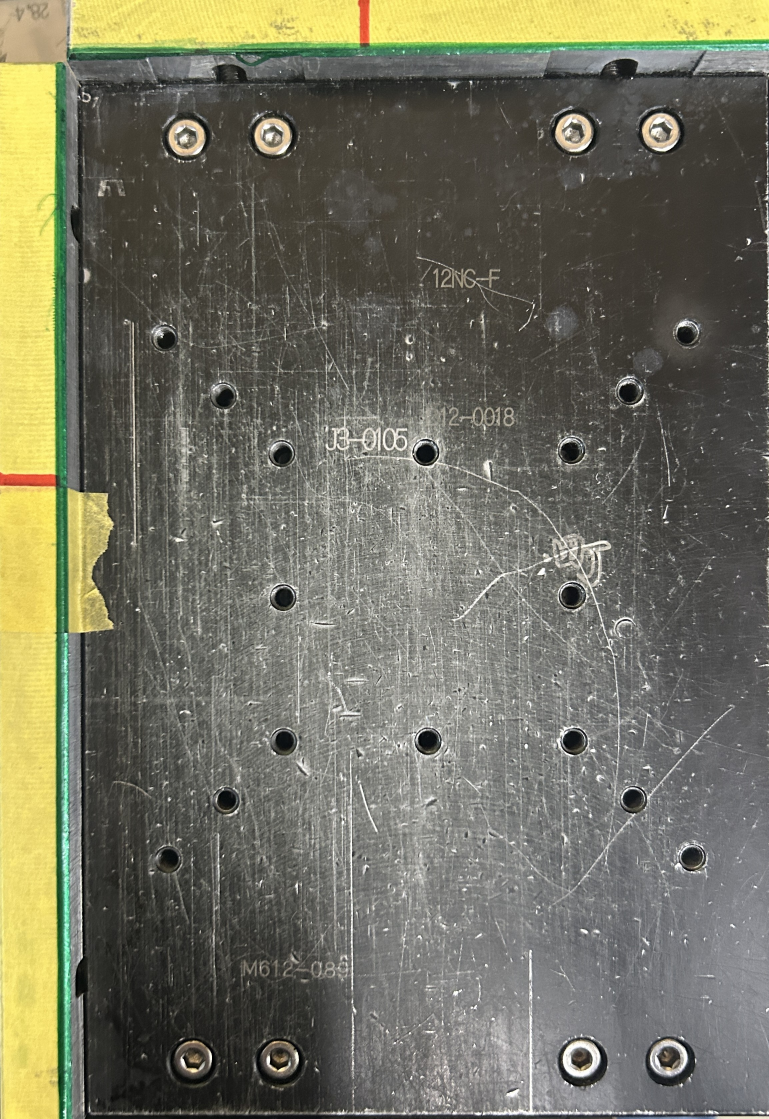
#> input picture Testbed7.jpg, 2307 x 3357 px, found by its file name (shown at 1/3 size)
$ python redlineTest.py
#> lines starting #> are read from the running program, lines starting #| are printed output that depends on the picture; after the words box and inside, x2 and y2 are one past the last pixel; in counts of white or black regions, pixels touching at a corner belong together
import cv2
import numpy as np
from PIL import Image
import os

A=50#どこまでの近さの線を消すか

# 画像を読み込む
#Import_photo = "C:\\Users\\PC-USER\\Coordinate_Search\\Coordinate-Search\\testbed2.jpg"
Import_photo = "testbed7.jpg"

image = cv2.imread(Import_photo)
#> image is the input picture: shape (3357, 2307, 3); mean B, G, R 96.7, 113.9, 114.9
height = image.shape[0]
width = image.shape[1]
height_coefficient = height/700
width_coefficient = width/500
output_image = cv2.resize(image,(int(width/width_coefficient),int(height/height_coefficient)))
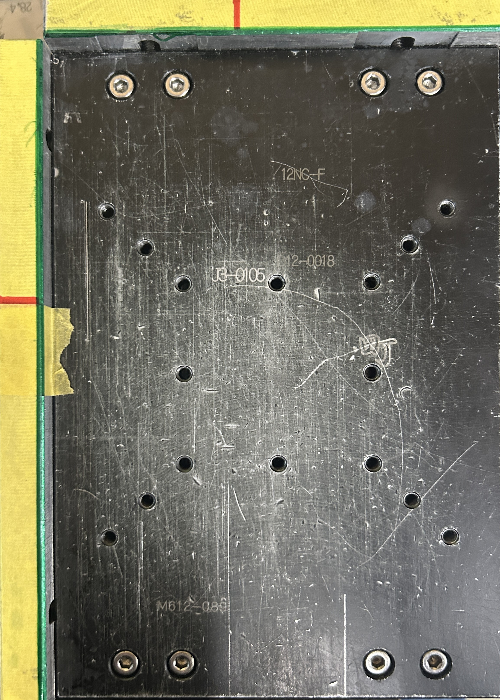
#> output_image: shape (700, 500, 3); mean B, G, R 96.6, 113.8, 114.8
#image2 = cv2.resize(image,(int(width),int(height)))
image2 = image

# 画像をHSV色空間に変換
hsv = cv2.cvtColor(image2, cv2.COLOR_BGR2HSV)
#> hsv: shape (3357, 2307, 3); mean H, S, V 39.2, 36.3, 117.3
resize_hsv = cv2.resize(hsv,(int(width/width_coefficient),int(height/height_coefficient)))
#> resize_hsv: shape (700, 500, 3); mean H, S, V 39.1, 36.2, 117.2

# 赤色の範囲を定義（下限と上限）
# 赤色は2つの範囲（低周波と高周波）を考慮する必要がある
lower_red1 = np.array([0, 100, 100])
upper_red1 = np.array([10, 255, 255])
lower_red2 = np.array([160, 100, 100])
upper_red2 = np.array([179, 255, 255])

# 赤色のマスクを作成
mask1 = cv2.inRange(hsv, lower_red1, upper_red1)
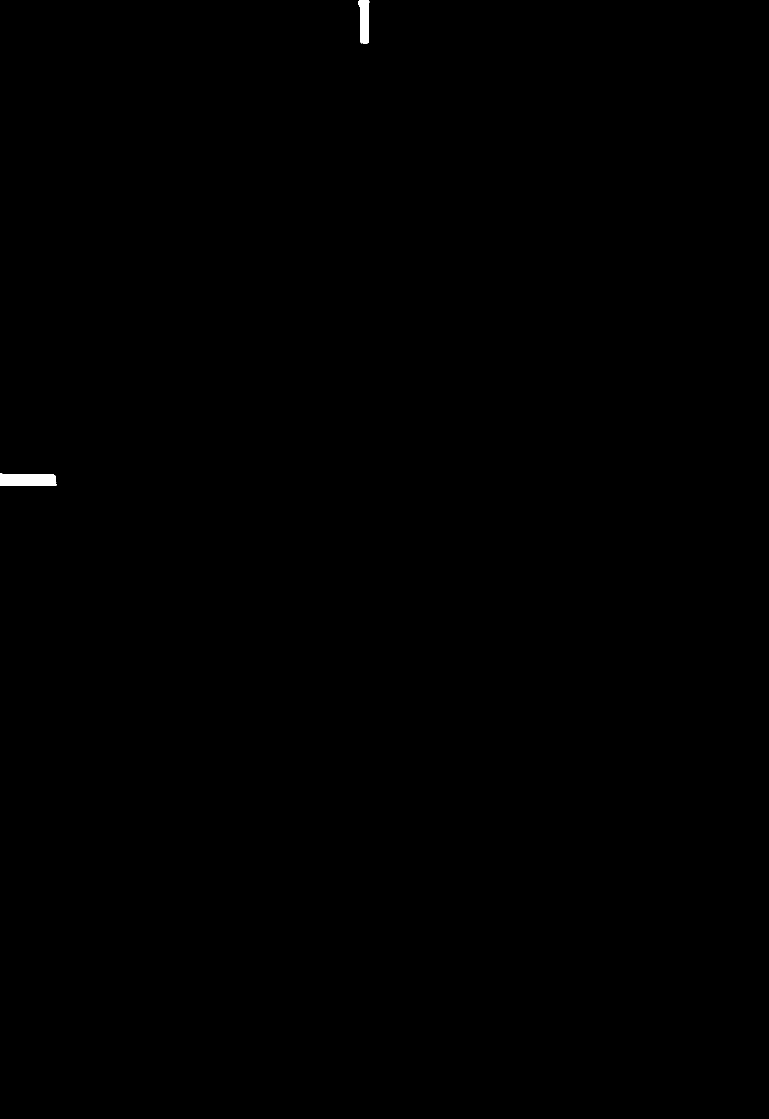
#> mask1: shape (3357, 2307) (shown at 1/3 size); 0.12% white; 2 white regions, box (x1, y1, x2, y2) and area: (0, 1419, 169, 1458) 5663, (1076, 0, 1108, 130) 3399
mask2 = cv2.inRange(hsv, lower_red2, upper_red2)
#> mask2: shape (3357, 2307); every value is 0
mask = cv2.bitwise_or(mask1, mask2)

# エッジ検出 (Canny)
edges = cv2.Canny(mask, 150, 500)
#> edges: shape (3357, 2307); 0.01% white in thin lines or dots, all inside (x1, y1, x2, y2) = (0, 0, 1108, 1458)

# 線を検出 (Hough Line Transform)
lines = cv2.HoughLinesP(edges, 1, np.pi / 90,threshold=50, minLineLength=50, maxLineGap=100)
#> lines = [[10, 1423, 160, 1423], [92, 1457, 167, 1457], [1105, 127, 1105, 42], [1080, 123, 1080, 22], [15, 1456, 168, 1456]]
print(lines)
#| [[[  10 1423  160 1423]]
#|  [[  92 1457  167 1457]]
#|  [[1105  127 1105   42]]
#|  [[1080  123 1080   22]]
#|  [[  15 1456  168 1456]]]
x = 0#一つ前のx座標
y = 0#一つ前のy座標
B = 1#何個目の座標か
n = 1#何個目の線か

filtered_lines =[]
if lines is not None:
    for line in lines:
        x1, y1, x2, y2 = line[0]  # 始点と終点の座標

        if not(x - A < x1 < x + A or y -A < y1 < y - A):
            #交点の座標の特定
            if n == 1:
                origin_x = int(x1/width_coefficient)
            elif n ==2:
                origin_y = int(y1/height_coefficient)
            else:
                pass
            n = n + 1
            x = x1
#> this loop made 5 passes
#> (x1, y1, x2, y2, origin_x, x) on pass 2: (92, 1457, 167, 1457, 19, 92)
#> after the loop, n = 4; origin_x = 19; origin_y = 26; x = 15
x = 0
# 検出された線の描画と座標の出力
if lines is not None:
    for line in lines:
        x1, y1, x2, y2 = line[0]  # 始点と終点の座標

        if not(x - A < x1 < x + A or y -A < y1 < y - A):

            filtered_lines.append(line)

            output_x1 = int(x1/width_coefficient)
            output_y1 = int(y1/height_coefficient)
            output_x2 = int(x2/width_coefficient)
            output_y2 = int(y2/height_coefficient)
            print(f"Line detected: Start ({output_x1}, {output_y1}), End ({output_x2}, {output_y2})")
            # 線を描画
            cv2.line(output_image, (output_x1,output_y1), (output_x2,output_y2), (0, 255, 0), 2)
            #cv2.line(hsv, (x1, y1), (x2, y2), (0, 255, 0), 2)
            cv2.line(output_image,(origin_x,origin_y),(output_x1,output_y1),(0,0,255),2)
            x = x1
        else:
            pass
#> this loop made 5 passes
#> (x1, y1, x2, y2, output_x1, output_y1, output_x2, output_y2) on passes 2, 3, 5: (92, 1457, 167, 1457, 19, 303, 36, 303), (1105, 127, 1105, 42, 239, 26, 239, 8), (15, 1456, 168, 1456, 3, 303, 36, 303)
#> (printed output is left out)
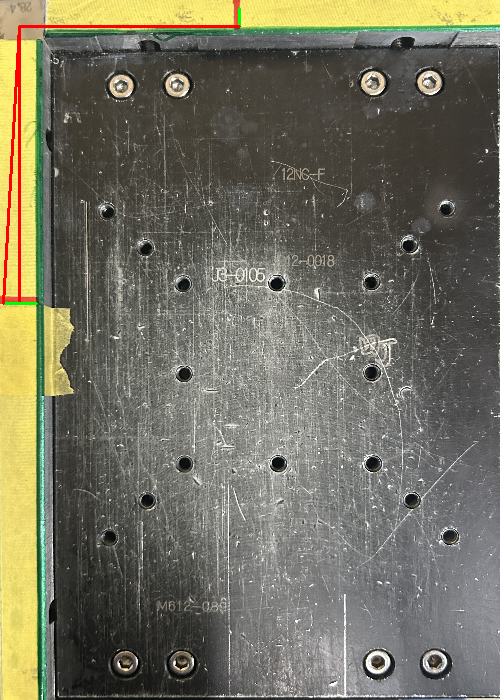
#> output_image: shape (700, 500, 3); 0.68% of pixels changed, all inside (x1, y1, x2, y2) = (2, 7, 241, 305)
#> after the loop, filtered_lines = [[[92, 1457, 167, 1457]], [[1105, 127, 1105, 42]], [[15, 1456, 168, 1456]]]; output_x1 = 3; output_x2 = 36; output_y1 = 303; output_y2 = 303; x = 15


# 結果を表示
cv2.imshow("Detected Lines", output_image)
cv2.imshow("resize hsv", resize_hsv)
#cv2.imshow("Detected Lines", edges)
cv2.waitKey(0)
cv2.destroyAllWindows()

$ run again, with testbed2.jpg copied over Testbed7.jpg
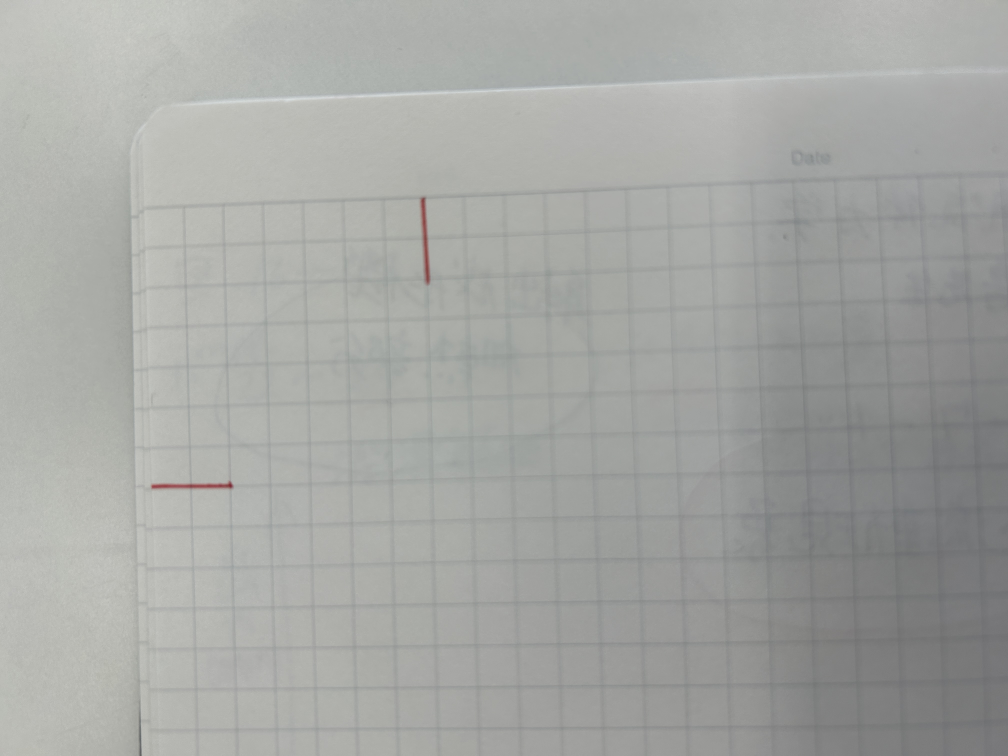
#> input picture testbed2.jpg, 4032 x 3024 px, found by its file name (shown at 1/4 size)
#> image is the input picture: shape (3024, 4032, 3); mean B, G, R 163.4, 166.4, 165
#> `output_image = cv2.resize(image,(int(width/width_coefficient),int(heig..`:
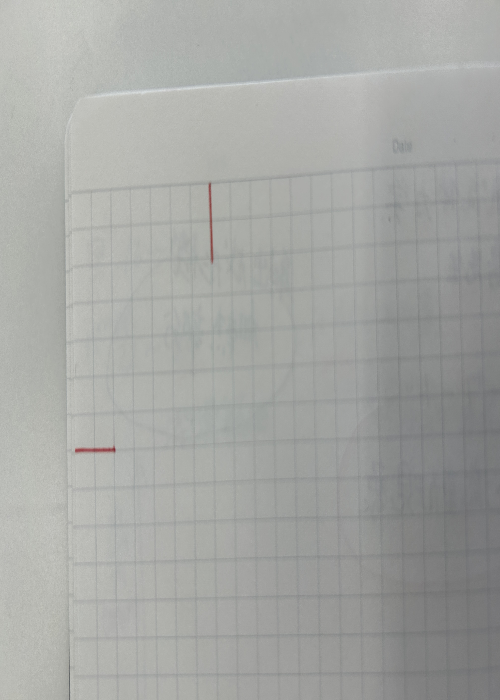
#> output_image: shape (700, 500, 3); mean B, G, R 163.3, 166.3, 164.9
#> hsv: shape (3024, 4032, 3); mean H, S, V 46.7, 5.3, 166.6
#> resize_hsv: shape (700, 500, 3); mean H, S, V 46.7, 5.3, 166.5
#> mask1: shape (3024, 4032); 0.03% white; 52 white regions (47 under 20 px), largest, box (x1, y1, x2, y2) and area: (1686, 794, 1715, 1127) 2710, (904, 1935, 920, 1949) 123, (629, 1939, 664, 1944) 74, (815, 1939, 834, 1944) 54, (608, 1940, 624, 1950) 41
#> mask2: shape (3024, 4032); 0.02% white; 11 white regions (9 under 20 px), largest, box (x1, y1, x2, y2) and area: (609, 1938, 908, 1952) 2483, (913, 1931, 928, 1950) 158
#> mask: shape (3024, 4032); 0.05% white; 2 white regions, box (x1, y1, x2, y2) and area: (608, 1931, 928, 1952) 3050, (1686, 794, 1715, 1127) 2732
#> edges: shape (3024, 4032); 0.01% white in thin lines or dots, all inside (x1, y1, x2, y2) = (607, 794, 1715, 1952)
#> lines = [[607, 1948, 926, 1948], [620, 1939, 926, 1939], [1693, 794, 1714, 1102], [1686, 803, 1708, 1122], [1699, 1011, 1706, 1117], [608, 1949, 672, 1949], [830, 1938, 926, 1938], [612, 1940, 748, 1940]]
#| [[[ 607 1948  926 1948]]
#|  [[ 620 1939  926 1939]]
#|  [[1693  794 1714 1102]]
#|  [[1686  803 1708 1122]]
#|  [[1699 1011 1706 1117]]
#|  [[ 608 1949  672 1949]]
#> (further printed lines are left out)
#> the loop `for line in lines:` made 8 passes
#> (x1, y1, x2, y2, origin_x, x) on pass 1: (607, 1948, 926, 1948, 75, 607)
#> after the loop `for line in lines:`: n = 6; origin_x = 75; origin_y = 183; x = 612
#> the loop `for line in lines:` made 8 passes
#> (x1, y1, x2, y2, output_x1, output_y1, output_x2, output_y2) on passes 1, 3, 6, 7, 8: (607, 1948, 926, 1948, 75, 450, 114, 450), (1693, 794, 1714, 1102, 209, 183, 212, 255), (608, 1949, 672, 1949, 75, 451, 83, 451), (830, 1938, 926, 1938, 102, 448, 114, 448), (612, 1940, 748, 1940, 75, 449, 92, 449)
#> (printed output is left out)
#> after the loop `for line in lines:`:
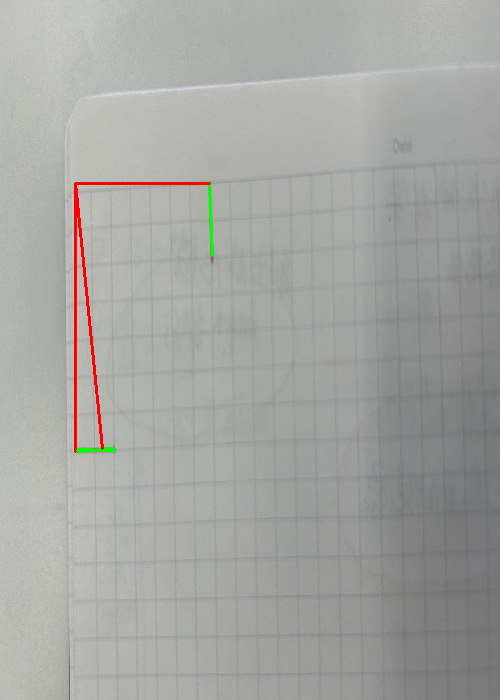
#> output_image: shape (700, 500, 3); 0.67% of pixels changed, all inside (x1, y1, x2, y2) = (74, 182, 214, 453)
#> after the loop `for line in lines:`: filtered_lines = [[[607, 1948, 926, 1948]], [[1693, 794, 1714, 1102]], [[608, 1949, 672, 1949]], [[830, 1938, 926, 1938]], [[612, 1940, 748, 1940]]]; output_x1 = 75; output_x2 = 92; output_y1 = 449; x = 612

$ run again, with Testbed10.jpg copied over Testbed7.jpg
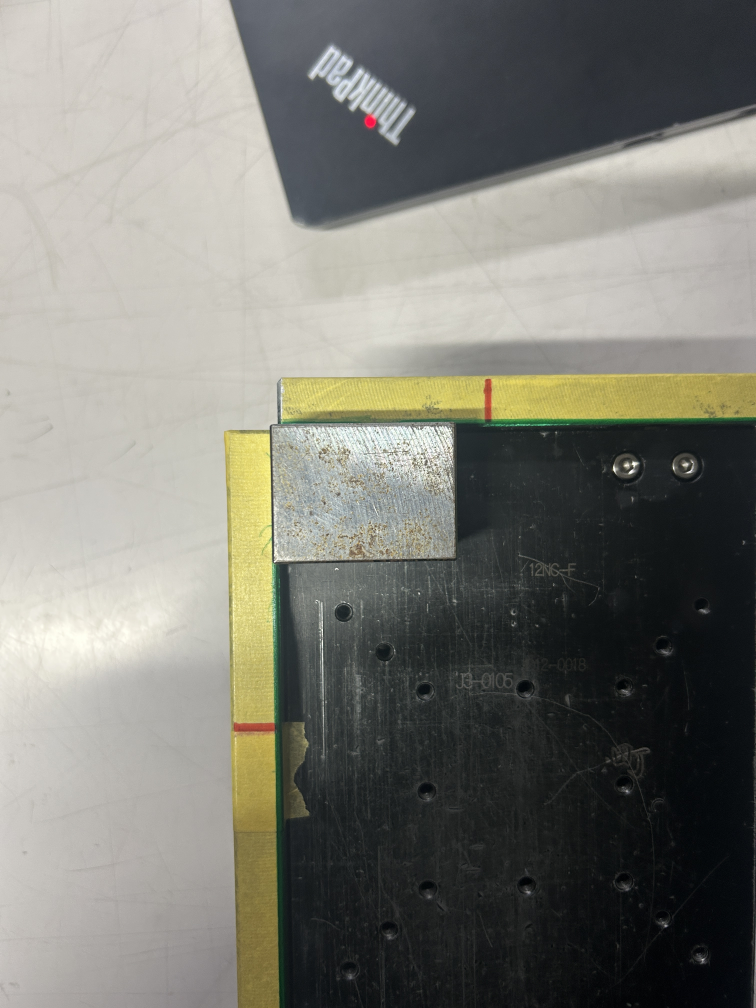
#> input picture Testbed10.jpg, 3024 x 4032 px, found by its file name (shown at 1/4 size)
#> image is the input picture: shape (4032, 3024, 3); mean B, G, R 116.8, 124.2, 124.4
#> `output_image = cv2.resize(image,(int(width/width_coefficient),int(heig..`:
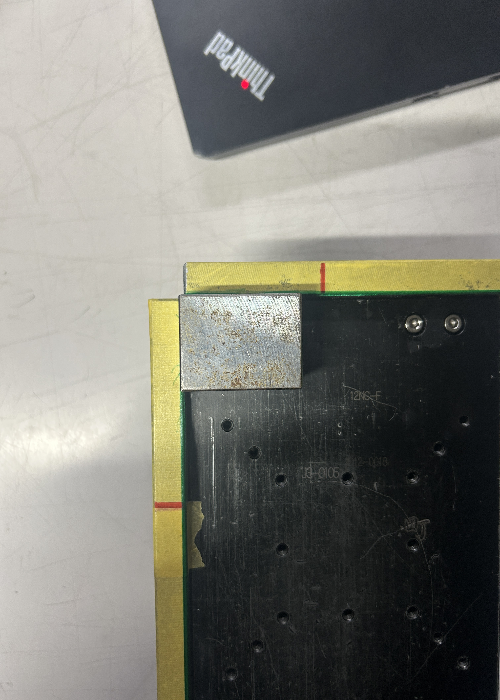
#> output_image: shape (700, 500, 3); mean B, G, R 116.7, 124.1, 124.3
#> hsv: shape (4032, 3024, 3); mean H, S, V 55.6, 34.5, 127.5
#> resize_hsv: shape (700, 500, 3); mean H, S, V 55.6, 34.4, 127.3
#> mask1: shape (4032, 3024); 0.08% white; 6 white regions (3 under 20 px), largest, box (x1, y1, x2, y2) and area: (935, 2891, 1100, 2928) 5316, (1937, 1516, 1966, 1678) 3864, (1468, 456, 1486, 462) 65
#> mask2: shape (4032, 3024); 0.02% white; 1 white region, box (x1, y1, x2, y2) and area: (1456, 458, 1507, 516) 2243
#> mask: shape (4032, 3024); 0.09% white; 3 white regions, box (x1, y1, x2, y2) and area: (935, 2891, 1100, 2928) 5316, (1937, 1516, 1966, 1678) 3864, (1456, 456, 1508, 516) 2343
#> edges: shape (4032, 3024); 0.01% white in thin lines or dots, all inside (x1, y1, x2, y2) = (934, 456, 1966, 2928)
#> lines = [[937, 2893, 1096, 2893], [1964, 1674, 1964, 1527], [1940, 1675, 1940, 1523], [943, 2925, 1091, 2925], [944, 2926, 1077, 2926], [1963, 1675, 1963, 1519]]
#| [[[ 937 2893 1096 2893]]
#|  [[1964 1674 1964 1527]]
#|  [[1940 1675 1940 1523]]
#|  [[ 943 2925 1091 2925]]
#|  [[ 944 2926 1077 2926]]
#|  [[1963 1675 1963 1519]]]
#> the loop `for line in lines:` made 6 passes
#> (x1, y1, x2, y2, origin_x, x) on pass 1: (937, 2893, 1096, 2893, 154, 937)
#> after the loop `for line in lines:`: n = 5; origin_x = 154; origin_y = 290; x = 1963
#> the loop `for line in lines:` made 6 passes
#> (x1, y1, x2, y2, output_x1, output_y1, output_x2, output_y2) on passes 1, 2, 4, 6: (937, 2893, 1096, 2893, 154, 502, 181, 502), (1964, 1674, 1964, 1527, 324, 290, 324, 265), (943, 2925, 1091, 2925, 155, 507, 180, 507), (1963, 1675, 1963, 1519, 324, 290, 324, 263)
#> (printed output is left out)
#> after the loop `for line in lines:`:
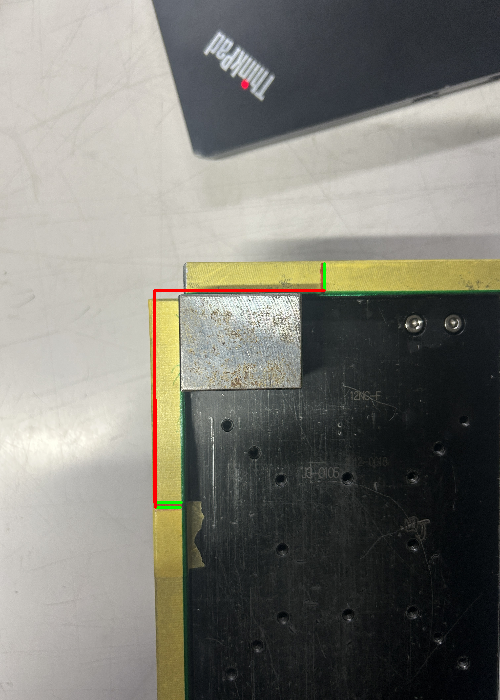
#> output_image: shape (700, 500, 3); 0.43% of pixels changed, all inside (x1, y1, x2, y2) = (153, 262, 326, 509)
#> after the loop `for line in lines:`: filtered_lines = [[[937, 2893, 1096, 2893]], [[1964, 1674, 1964, 1527]], [[943, 2925, 1091, 2925]], [[1963, 1675, 1963, 1519]]]; output_x1 = 324; output_y1 = 290; output_y2 = 263; x = 1963
